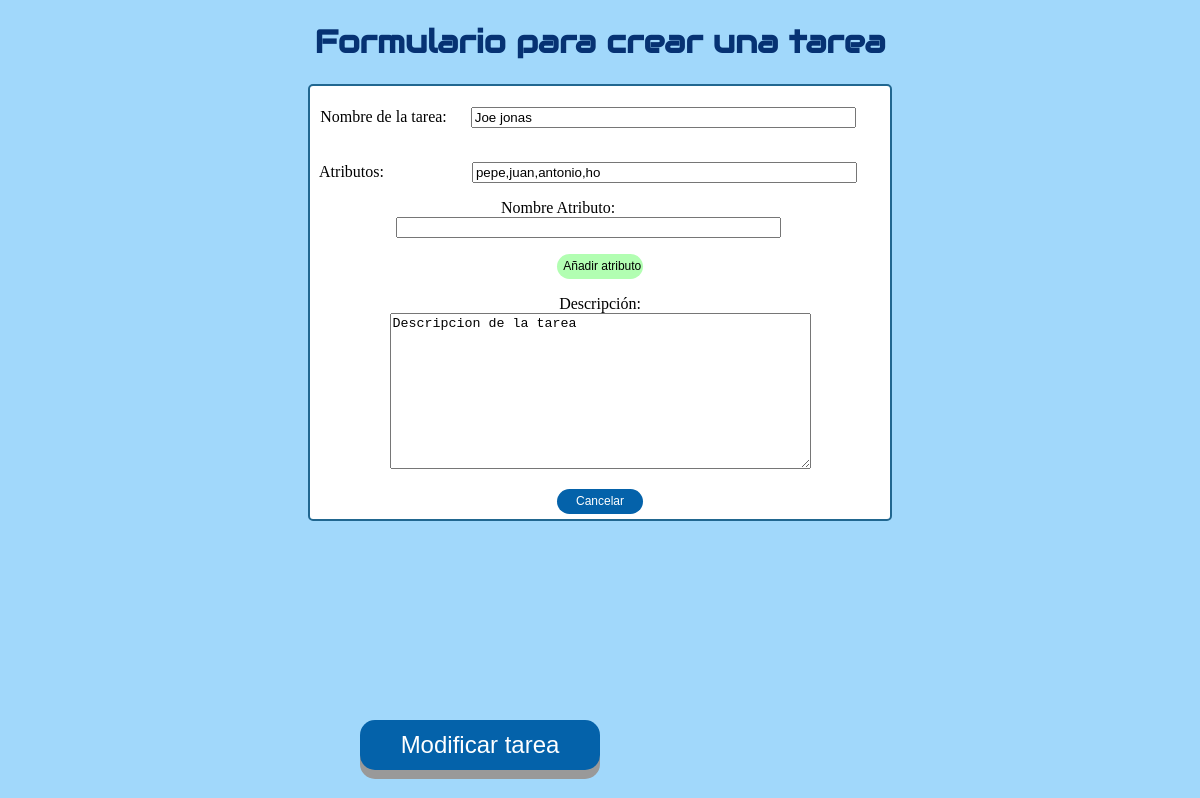
/update/2, run on an earlier commit of the app's database.
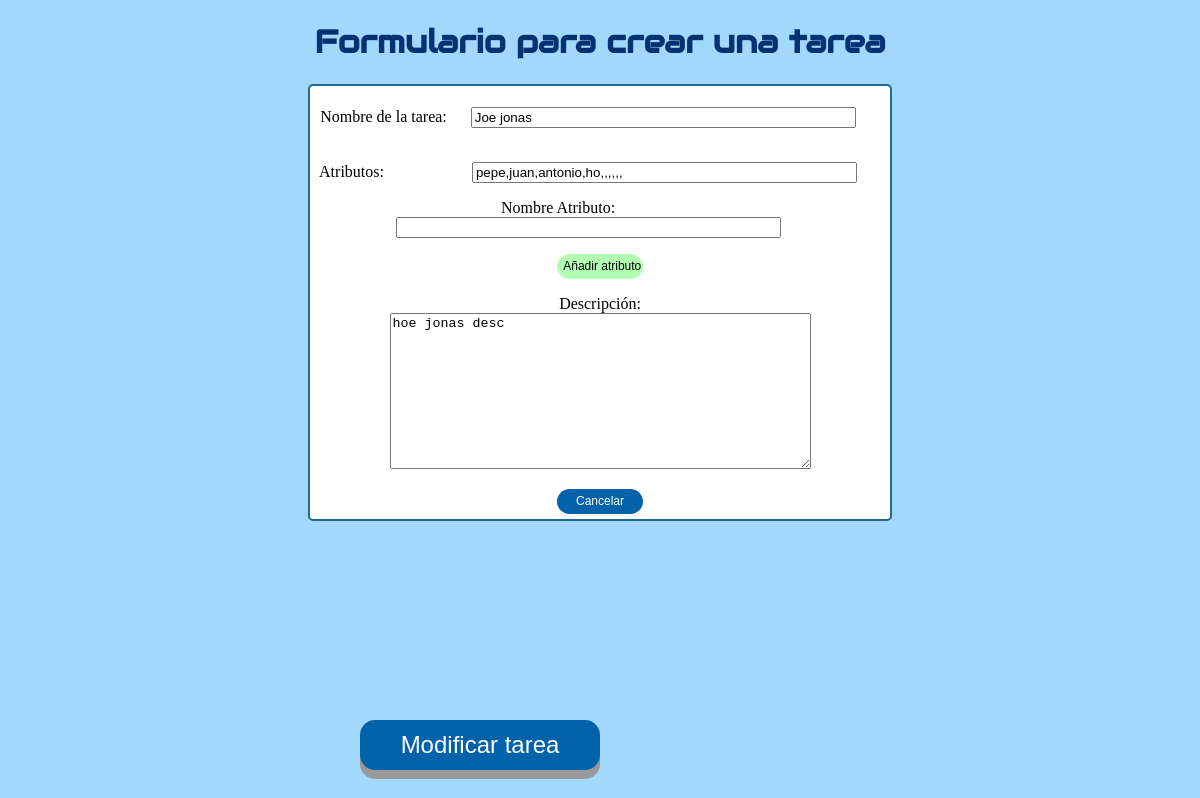
And on a later commit of the database.
### app.py (models this page shows)
class Todo(db.Model):
    id = db.Column(db.Integer, primary_key=True)
    content = db.Column(db.String(200), nullable=False)
    completed = db.Column(db.Integer, default=0)
    priority = db.Column(db.Integer, default=0)         # Nueva tabla
    descripcion = db.Column(db.String(200))             # Descripcion
    atributos = db.Column(db.String(800))               # Atributos

### app.py (the view)
@app.route('/update/<int:id>', methods=['POST','GET'])      # Redireccion a formulario tareas
def update_tarea(id):
    task = Todo.query.get_or_404(id)
    if request.method == 'POST':
        try:
            task.content = request.form['nombre']
            task.descripcion = request.form['descripcion']
            task.atributos = request.form['atributos']
            db.session.commit()
            return redirect('/Interfaz_tecnico.html')
        except:
            return "There was an issue when updating the task " + id
    else:
        return render_template('interfaz_tareas.html', task=task)

### templates/interfaz_tareas.html (shortened to what this page needs)
{% extends 'base.html' %}
    {% block body %}
<body>
    <center>
        <h1 class="principal"> Formulario para crear una tarea</h1>
        <div class="acceso">
            <form method="post">
                <p>
                    Nombre de la tarea:&nbsp;&nbsp;&nbsp;&nbsp;&nbsp;
                    <input type="text" name="nombre" size="45" value="{{ task.content }}">
                </p>
                <p>
                    Atributos:&nbsp;&nbsp;&nbsp; &nbsp;&nbsp;&nbsp;&nbsp;&nbsp; &nbsp;&nbsp;&nbsp;&nbsp;&nbsp; &nbsp;&nbsp;&nbsp;&nbsp;&nbsp;
                    <input type="text" name="atributos" id="atributos" size="45"value="{{ task.atributos }}">  &nbsp;&nbsp;&nbsp;&nbsp;&nbsp;
                </p>
                <p>
                    Nombre Atributo:&nbsp;&nbsp;&nbsp; &nbsp;&nbsp;&nbsp;&nbsp;&nbsp; &nbsp;&nbsp;&nbsp;&nbsp;&nbsp; &nbsp;&nbsp;&nbsp;&nbsp;&nbsp;
                    <input type="text" name="n_atributo" id="n_atributo" size="45" value="">  &nbsp;&nbsp;&nbsp;&nbsp;&nbsp;
                </p>
                <p>
                    <input type="button" class="buttonAnadirTarea2" value="Añadir atributo" onclick="getElementById('atributos').setAttribute('value', getElementById('atributos').getAttribute('value')+','+getElementById('n_atributo').getAttribute('value'))">
                </p>
                <p>
                    Descripción:<br>
                    <textarea name="descripcion" rows="10" cols="50">{{ task.descripcion }}</textarea>
                </p>
                <p>
                    <input type="submit" class="button2" value="Modificar tarea">
                </p>
                <button type="submit" class="buttonAnadirTarea" onClick="window.location.href='Interfaz_tecnico.html';">Cancelar</button>
            </form>
        </div>
    </center>
    {% endblock %}

What changed in the data, as far as the page shows it:
changed Todo "Joe jonas": descripcion "Descripcion de la tarea" → "hoe jonas desc"
Also different on the page:
form field atributos: "pepe,juan,antonio,ho" → "pepe,juan,antonio,ho,,,,,,"
